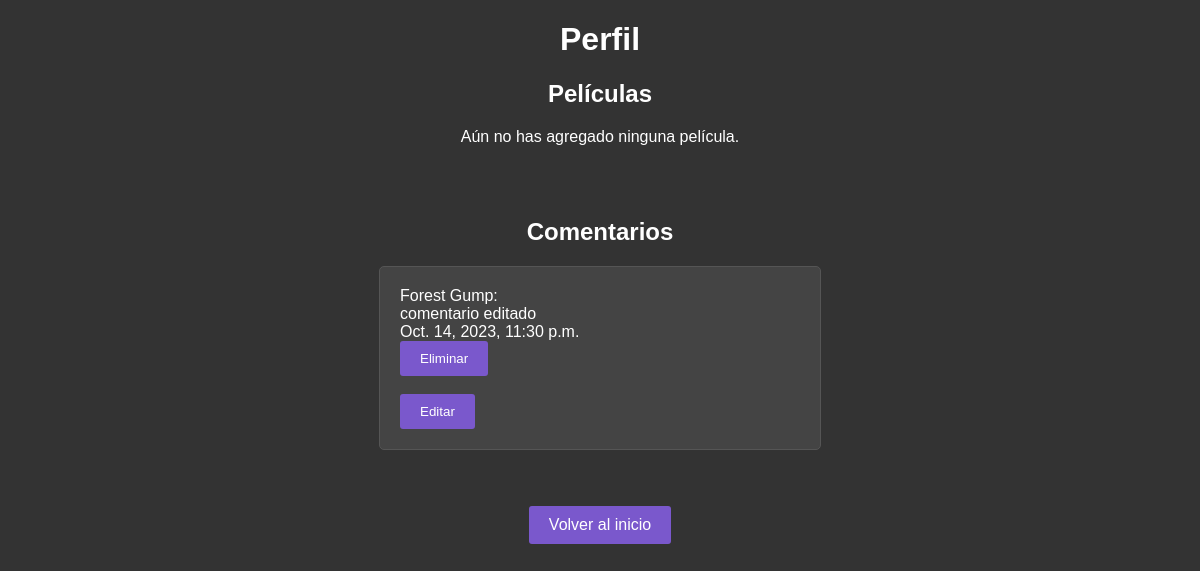
Screenshot of /perfil (signed in) with the database file from the repository.
### pelis_crud/models.py (models this page shows, shortened)
class Comentario(models.Model):
    usuario = models.ForeignKey(Usuario, on_delete=models.CASCADE)
    pelicula = models.ForeignKey(Pelicula, on_delete=models.CASCADE)
    texto = models.TextField()
    fecha = models.DateTimeField(auto_now_add=True)

class Pelicula(models.Model):
    id = models.IntegerField(primary_key=True)
    titulo = models.CharField(max_length=200)
    director = models.CharField(max_length=100)
    usuario = models.ForeignKey(Usuario, on_delete=models.CASCADE, default=None, null=True)
    def __str__(self):
        return self.titulo

### pelis_crud/views.py (the view)
# urls.py: path('perfil', views.ver_perfil, name='ver_perfil'),
def ver_perfil(request):
    usuario = request.user.usuario
    peliculas = Pelicula.objects.filter(usuario=usuario)
    comentarios = Comentario.objects.filter(usuario=usuario)
    return render(request, 'perfil.html', {'usuario': usuario, 'peliculas': peliculas, 'comentarios': comentarios})

### pelis_crud/templates/perfil.html (shortened to what this page needs)
<!DOCTYPE html>
<html lang="en">
<head>
</head>
<body>
    <h1>Perfil</h1>
    <h2>Películas</h2>
    <ul>
        {% for pelicula in peliculas %}
            <li>
                <strong>Título:</strong> {{ pelicula.titulo }}<br>
                <strong>Director:</strong> {{ pelicula.director }}<br>
                <a href="{% url 'pelicula' pelicula.id %}">Ver detalles de la película</a>
            </li>
        {% empty %}
            <p>Aún no has agregado ninguna película.</p>
        {% endfor %}
    </ul>
    <br><br>
    <h2>Comentarios</h2>
    <ul>
        {% for comentario in comentarios %}
            <li>
                {{ comentario.pelicula }}:<br>
                {{ comentario.texto }}<br>
                {{ comentario.fecha }}<br>
                {% if comentario.usuario == request.user.usuario %}
                    <form method="post" action="{% url 'eliminar_comentario' comentario.id %}">
                        <button type="submit">Eliminar</button>
                    </form>
                    <br>
                    <form method="post" action="{% url 'editar_comentario' comentario.id %}">
                        <button type="submit">Editar</button>
                    </form>
                {% endif %}
            </li>
        {% empty %}
            <p>Aún no has comentado ninguna película.</p>
        {% endfor %}
    </ul>
    <br><br>
    <a href="{% url 'home' %}">Volver al inicio</a>
</body>
</html>

### pelis_crud/templates/perfil.html (style rules this page uses)
body { background-color: #333; color: #fff; font-family: Arial, sans-serif; text-align: center; margin: 0; padding: 0; }
h1, h2 { color: #fff; }
ul { list-style: none; padding: 0; }
li { background-color: #444; border: 1px solid #555; border-radius: 5px; max-width: 400px; margin: 0 auto; padding: 20px; margin-bottom: 20px; text-align: left; }
a { display: inline-block; padding: 10px 20px; background-color: #7a58cc; color: #fff; text-decoration: none; border: none; border-radius: 3px; cursor: pointer; transition: background-color 0.3s; }
button { background-color: #7a58cc; color: #fff; padding: 10px 20px; border: none; border-radius: 3px; cursor: pointer; transition: background-color 0.3s; }

### rows the page displays
Comentario: pelicula "Forest Gump", texto "comentario editado", fecha "Oct. 14, 2023, 11:30 p.m.", shows "Eliminar"
